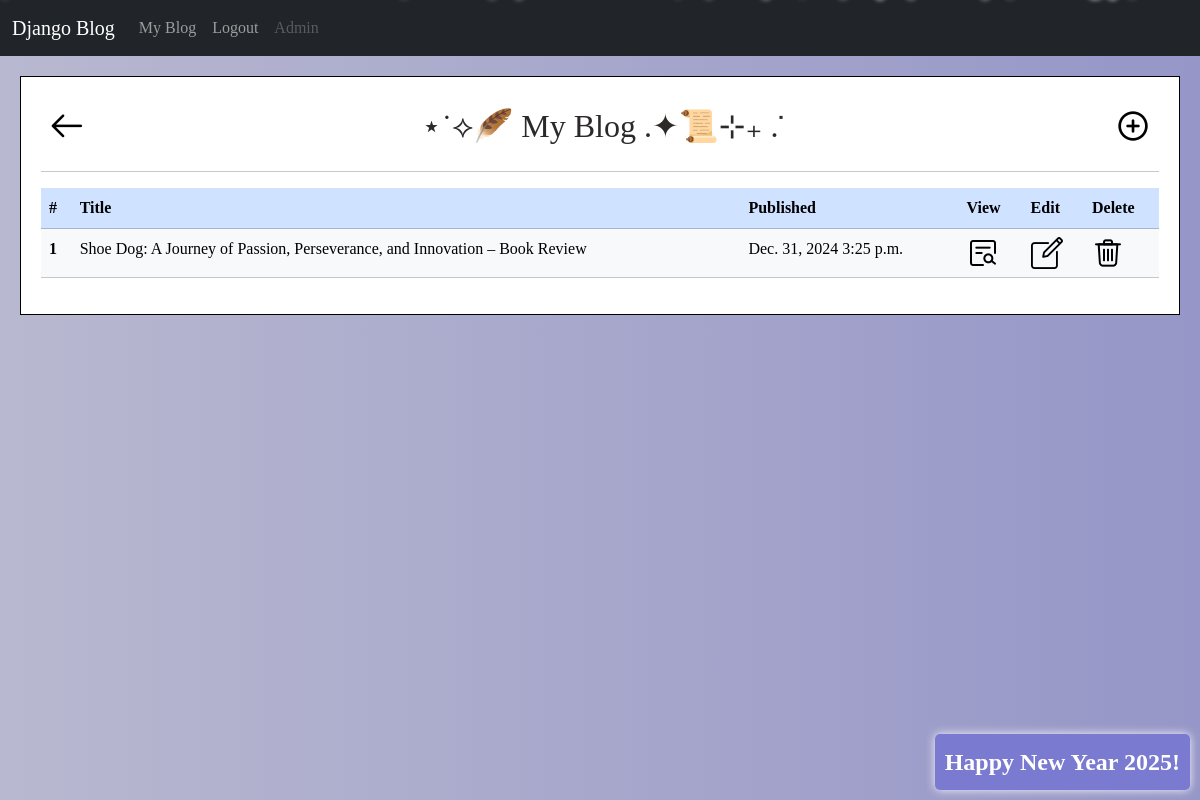
Page /blog/list/ (signed in) on the committed database.
### blog/models.py (models this page shows, shortened)
class Blog(models.Model):
    author = models.ForeignKey(User, on_delete=models.CASCADE)
    title = models.CharField(max_length=150)
    text = models.TextField()
    published_date = models.DateTimeField(auto_now=True)
    updated_date = models.DateTimeField(auto_now_add=True)
    image = models.ImageField(upload_to='blog_images/', blank=True, null=True)  # New field for image

### blog/views.py (the view)
# urls.py: path('blog/list/', views.list, name='list'),
@login_required(login_url='accounts:login')
def list(request):
    blogs = Blog.objects.filter(author=request.user).order_by('-published_date')
    return render(request, 'blog/list.html', {'blogs': blogs})

### blog/templates/blog/list.html (shortened to what this page needs)
{% extends 'base.html' %}
{% load static %}
{% block content %}
    <div class="header-container">
        <a href="{% url 'blog:index' %}"><img src="{% static 'img/back.png' %}" alt="Back"></a>
        <h2 class="center-header">⋆˙⟡🪶 My Blog .✦📜⊹₊ ݁.</h2>
        <a href="{% url 'blog:create' %}"><img src="{% static 'img/add.png' %}" alt="Add"></a>
    </div><hr>
    <table class="table table-primary">
        <thead>
            <tr>
                <th scope="col">#</th>
                <th scope="col">Title</th>
                <th scope="col">Published</th>
                <th scope="col">View</th>
                <th scope="col">Edit</th>
                <th scope="col">Delete</th>
            </tr>
        </thead>
        <tbody>
            {% for blog in blogs %}
                <tr class="table-light">
                        <th scope="row">{{ forloop.counter }}</th>
                        <td>{{ blog.title}}</a></td>
                        <td>{{ blog.published_date|date:"DATE_FORMAT" }} {{ blog.published_date|time:"TIME_FORMAT" }}</td>
                        <td><a href="{% url 'blog:detail' blog.id %}"><img src="{% static 'img/view.png' %}" alt="View"></a></td>
                        <td><a href="{% url 'blog:update' blog.id %}"><img src="{% static 'img/edit.png' %}" alt="Edit"></a></td>
                        <td><a href="{% url 'blog:delete' blog.id %}"><img src="{% static 'img/delete.png' %}" alt="Delete"></a></td>
                    </tr>
            {% endfor %}
            </tbody>
        </table>
{% endblock %}

### templates/navbar.html (shortened to what this page needs)
<nav class="navbar navbar-dark bg-dark navbar-expand-lg">
  <div class="container-fluid">
    <a class="navbar-brand" href="{% url 'blog:index' %}">Django Blog</a>
    <div class="collapse navbar-collapse" id="navbarNavAltMarkup">
      <div class="navbar-nav">
        {% if request.user.is_authenticated %}
        <a class="nav-link" href="{% url 'blog:list' %}">My Blog</a>
            <a class="nav-link" href="{% url 'accounts:logout' %}">Logout</a>
            <a class="nav-link disabled" aria-disabled="true">{{ request.user|title }}</a>
        {% else %}
            <a class="nav-link" href="{% url 'accounts:login' %}">Login</a>
            <a class="nav-link" href="{% url 'accounts:register' %}">Sign Up</a>
        {% endif %}
      </div>
    </div>
  </div>
</nav>

### static/css/base.css (style rules this page uses)
body { background: linear-gradient(to right, rgb(184, 184, 208), rgb(150, 150, 200))!important; font-family: cursive; }
h2 { color: rgb(44, 41, 41); text-align: center; }
a { text-decoration: none; }
.header-container { display: flex; justify-content: space-between; align-items: center; width: 100%; padding: 10px; }
.center-header { margin: 0 auto; position: relative; text-align: center; width: 100%; }

### rows in the picture
Blog: title "Shoe Dog: A Journey of Passion, Perseverance, and Innovation – Book Review", published_date "Dec. 31, 2024", published_date "3:25 p.m."

### other values in the picture
{{ request.user|title }} "Admin"
